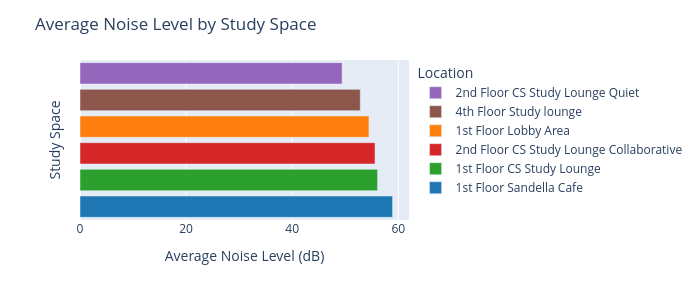
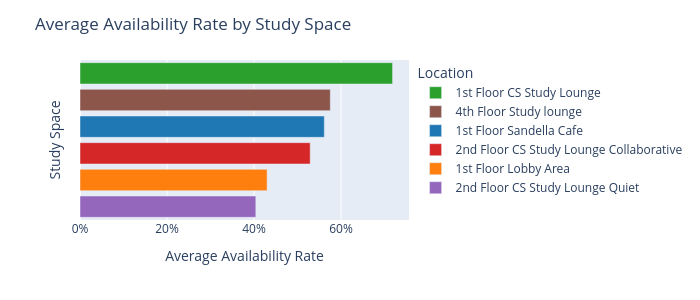

Notebook code for these charts, in order:
### Markdown cell above
Implement interaction and improvements to the original visualization

### Code cell
import plotly.express as px

color_map = {
    "1st Floor Sandella Cafe": "#1f77b4",
    "1st Floor Lobby Area": "#ff7f0e",
    "1st Floor CS Study Lounge": "#2ca02c",
    "2nd Floor CS Study Lounge Collaborative": "#d62728",
    "2nd Floor CS Study Lounge Quiet": "#9467bd",
    "4th Floor Study lounge": "#8c564b"
}

fig_noise = px.bar(
    noise_rank,
    x="noise_level",
    y="location",
    color="location",
    color_discrete_map=color_map,
    orientation="h",
    custom_data=["location", "noise_level"]
)

fig_noise.update_traces(
    hovertemplate=
    "<b>%{customdata[0]}</b><br><br>"
    "Average Noise Level: %{customdata[1]:.2f} dB"
    "<extra></extra>"
)

fig_noise.update_layout(
    title="Average Noise Level by Study Space",
    xaxis_title="Average Noise Level (dB)",
    yaxis_title="Study Space",
    legend_title_text="Location",
    width=700,
    height=300
)

fig_noise.update_yaxes(showticklabels=False)

fig_noise.show()

fig_availability = px.bar(
    availability_rank,
    x="availability_rate",
    y="location",
    color="location",
    color_discrete_map=color_map,
    orientation="h",
    custom_data=["location", "availability_rate"]
)

fig_availability.update_traces(
    hovertemplate=
    "<b>%{customdata[0]}</b><br><br>"
    "Average Availability Rate: %{customdata[1]:.1%}"
    "<extra></extra>"
)

fig_availability.update_layout(
    title="Average Availability Rate by Study Space",
    xaxis_title="Average Availability Rate",
    yaxis_title="Study Space",
    legend_title_text="Location",
    width=700,
    height=300
)

fig_availability.update_yaxes(showticklabels=False)

fig_availability.update_xaxes(tickformat=".0%")

fig_availability.show()

### Figure 1 — Plotly figure (JSON) as saved in the notebook; plotly's stock layout.template omitted (floating-point values rounded to 4 significant figures)
{"data": [{"customdata": [["2nd Floor CS Study Lounge Quiet", 49.42]], "hovertemplate": "<b>%{customdata[0]}</b><br><br>Average Noise Level: %{customdata[1]:.2f} dB<extra></extra>", "legendgroup": "2nd Floor CS Study Lounge Quiet", "marker": {"color": "#9467bd", "pattern": {"shape": ""}}, "name": "2nd Floor CS Study Lounge Quiet", "orientation": "h", "showlegend": true, "textposition": "auto", "type": "bar", "x": [49.42], "xaxis": "x", "y": ["2nd Floor CS Study Lounge Quiet"], "yaxis": "y"}, {"customdata": [["4th Floor Study lounge", 52.84]], "hovertemplate": "<b>%{customdata[0]}</b><br><br>Average Noise Level: %{customdata[1]:.2f} dB<extra></extra>", "legendgroup": "4th Floor Study lounge", "marker": {"color": "#8c564b", "pattern": {"shape": ""}}, "name": "4th Floor Study lounge", "orientation": "h", "showlegend": true, "textposition": "auto", "type": "bar", "x": [52.84], "xaxis": "x", "y": ["4th Floor Study lounge"], "yaxis": "y"}, {"customdata": [["1st Floor Lobby Area", 54.47]], "hovertemplate": "<b>%{customdata[0]}</b><br><br>Average Noise Level: %{customdata[1]:.2f} dB<extra></extra>", "legendgroup": "1st Floor Lobby Area", "marker": {"color": "#ff7f0e", "pattern": {"shape": ""}}, "name": "1st Floor Lobby Area", "orientation": "h", "showlegend": true, "textposition": "auto", "type": "bar", "x": [54.47], "xaxis": "x", "y": ["1st Floor Lobby Area"], "yaxis": "y"}, {"customdata": [["2nd Floor CS Study Lounge Collaborative", 55.62]], "hovertemplate": "<b>%{customdata[0]}</b><br><br>Average Noise Level: %{customdata[1]:.2f} dB<extra></extra>", "legendgroup": "2nd Floor CS Study Lounge Collaborative", "marker": {"color": "#d62728", "pattern": {"shape": ""}}, "name": "2nd Floor CS Study Lounge Collaborative", "orientation": "h", "showlegend": true, "textposition": "auto", "type": "bar", "x": [55.62], "xaxis": "x", "y": ["2nd Floor CS Study Lounge Collaborative"], "yaxis": "y"}, {"customdata": [["1st Floor CS Study Lounge", 56.1]], "hovertemplate": "<b>%{customdata[0]}</b><br><br>Average Noise Level: %{customdata[1]:.2f} dB<extra></extra>", "legendgroup": "1st Floor CS Study Lounge", "marker": {"color": "#2ca02c", "pattern": {"shape": ""}}, "name": "1st Floor CS Study Lounge", "orientation": "h", "showlegend": true, "textposition": "auto", "type": "bar", "x": [56.1], "xaxis": "x", "y": ["1st Floor CS Study Lounge"], "yaxis": "y"}, {"customdata": [["1st Floor Sandella Cafe", 58.93]], "hovertemplate": "<b>%{customdata[0]}</b><br><br>Average Noise Level: %{customdata[1]:.2f} dB<extra></extra>", "legendgroup": "1st Floor Sandella Cafe", "marker": {"color": "#1f77b4", "pattern": {"shape": ""}}, "name": "1st Floor Sandella Cafe", "orientation": "h", "showlegend": true, "textposition": "auto", "type": "bar", "x": [58.93], "xaxis": "x", "y": ["1st Floor Sandella Cafe"], "yaxis": "y"}], "layout": {"barmode": "relative", "height": 300, "legend": {"title": {"text": "Location"}, "tracegroupgap": 0}, "margin": {"t": 60}, "title": {"text": "Average Noise Level by Study Space"}, "width": 700, "xaxis": {"anchor": "y", "domain": [0, 1], "title": {"text": "Average Noise Level (dB)"}}, "yaxis": {"anchor": "x", "categoryarray": ["1st Floor Sandella Cafe", "1st Floor CS Study Lounge", "2nd Floor CS Study Lounge Collaborative", "1st Floor Lobby Area", "4th Floor Study lounge", "2nd Floor CS Study Lounge Quiet"], "categoryorder": "array", "domain": [0, 1], "showticklabels": false, "title": {"text": "Study Space"}}}}

### Figure 2 — Plotly figure (JSON) as saved in the notebook; plotly's stock layout.template omitted (floating-point values rounded to 4 significant figures)
{"data": [{"customdata": [["1st Floor CS Study Lounge", 0.7184]], "hovertemplate": "<b>%{customdata[0]}</b><br><br>Average Availability Rate: %{customdata[1]:.1%}<extra></extra>", "legendgroup": "1st Floor CS Study Lounge", "marker": {"color": "#2ca02c", "pattern": {"shape": ""}}, "name": "1st Floor CS Study Lounge", "orientation": "h", "showlegend": true, "textposition": "auto", "type": "bar", "x": [0.7184], "xaxis": "x", "y": ["1st Floor CS Study Lounge"], "yaxis": "y"}, {"customdata": [["4th Floor Study lounge", 0.5753]], "hovertemplate": "<b>%{customdata[0]}</b><br><br>Average Availability Rate: %{customdata[1]:.1%}<extra></extra>", "legendgroup": "4th Floor Study lounge", "marker": {"color": "#8c564b", "pattern": {"shape": ""}}, "name": "4th Floor Study lounge", "orientation": "h", "showlegend": true, "textposition": "auto", "type": "bar", "x": [0.5753], "xaxis": "x", "y": ["4th Floor Study lounge"], "yaxis": "y"}, {"customdata": [["1st Floor Sandella Cafe", 0.5616]], "hovertemplate": "<b>%{customdata[0]}</b><br><br>Average Availability Rate: %{customdata[1]:.1%}<extra></extra>", "legendgroup": "1st Floor Sandella Cafe", "marker": {"color": "#1f77b4", "pattern": {"shape": ""}}, "name": "1st Floor Sandella Cafe", "orientation": "h", "showlegend": true, "textposition": "auto", "type": "bar", "x": [0.5616], "xaxis": "x", "y": ["1st Floor Sandella Cafe"], "yaxis": "y"}, {"customdata": [["2nd Floor CS Study Lounge Collaborative", 0.5291]], "hovertemplate": "<b>%{customdata[0]}</b><br><br>Average Availability Rate: %{customdata[1]:.1%}<extra></extra>", "legendgroup": "2nd Floor CS Study Lounge Collaborative", "marker": {"color": "#d62728", "pattern": {"shape": ""}}, "name": "2nd Floor CS Study Lounge Collaborative", "orientation": "h", "showlegend": true, "textposition": "auto", "type": "bar", "x": [0.5291], "xaxis": "x", "y": ["2nd Floor CS Study Lounge Collaborative"], "yaxis": "y"}, {"customdata": [["1st Floor Lobby Area", 0.4301]], "hovertemplate": "<b>%{customdata[0]}</b><br><br>Average Availability Rate: %{customdata[1]:.1%}<extra></extra>", "legendgroup": "1st Floor Lobby Area", "marker": {"color": "#ff7f0e", "pattern": {"shape": ""}}, "name": "1st Floor Lobby Area", "orientation": "h", "showlegend": true, "textposition": "auto", "type": "bar", "x": [0.4301], "xaxis": "x", "y": ["1st Floor Lobby Area"], "yaxis": "y"}, {"customdata": [["2nd Floor CS Study Lounge Quiet", 0.4041]], "hovertemplate": "<b>%{customdata[0]}</b><br><br>Average Availability Rate: %{customdata[1]:.1%}<extra></extra>", "legendgroup": "2nd Floor CS Study Lounge Quiet", "marker": {"color": "#9467bd", "pattern": {"shape": ""}}, "name": "2nd Floor CS Study Lounge Quiet", "orientation": "h", "showlegend": true, "textposition": "auto", "type": "bar", "x": [0.4041], "xaxis": "x", "y": ["2nd Floor CS Study Lounge Quiet"], "yaxis": "y"}], "layout": {"barmode": "relative", "height": 300, "legend": {"title": {"text": "Location"}, "tracegroupgap": 0}, "margin": {"t": 60}, "title": {"text": "Average Availability Rate by Study Space"}, "width": 700, "xaxis": {"anchor": "y", "domain": [0, 1], "tickformat": ".0%", "title": {"text": "Average Availability Rate"}}, "yaxis": {"anchor": "x", "categoryarray": ["2nd Floor CS Study Lounge Quiet", "1st Floor Lobby Area", "2nd Floor CS Study Lounge Collaborative", "1st Floor Sandella Cafe", "4th Floor Study lounge", "1st Floor CS Study Lounge"], "categoryorder": "array", "domain": [0, 1], "showticklabels": false, "title": {"text": "Study Space"}}}}
